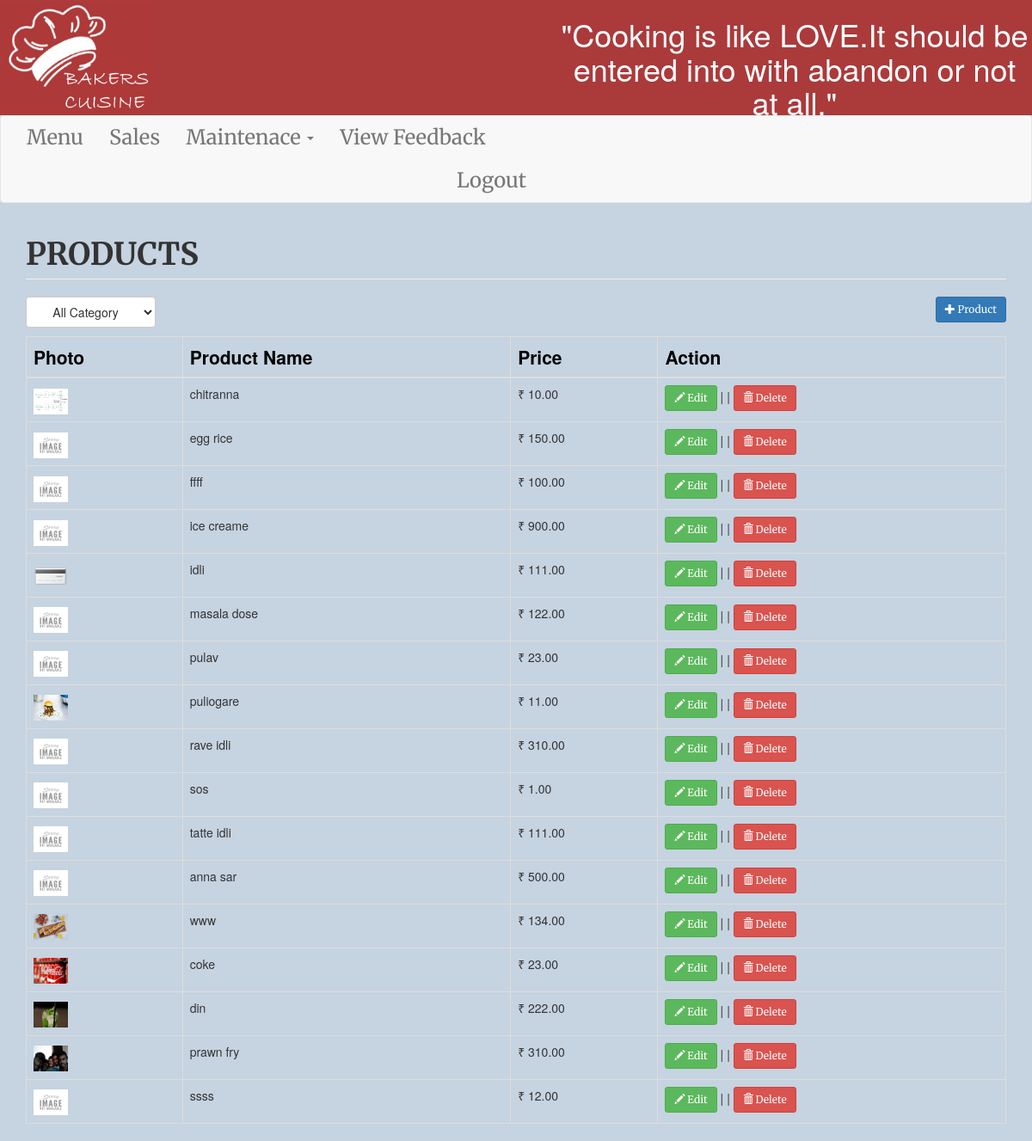
Screenshot of /product.php (signed in) with the database file from the repository.
### tables this page shows
CREATE TABLE `product` (
  `productid` int(11) NOT NULL,
  `categoryid` int(1) NOT NULL,
  `productname` varchar(30) NOT NULL,
  `price` double NOT NULL,
  `photo` varchar(150) NOT NULL
);

### product.php (shortened to what this page needs)
<?php include('header.php');
if(isset($_SESSION['admi'])){ ?>
<body class="ab">
<?php include('navbar.php'); ?>
<div class="container">
	<h1 class="page-header text-left" style="font-family: 'Merriweather', serif;"><b>PRODUCTS</b></h1>
	<div class="row">
		<div class="col-md-12">
			<select id="catList" class="btn btn-default">
			<option value="0">All Category</option>
			</select>
			<a href="#addproduct" data-toggle="modal" class="pull-right btn btn-primary btn-sm"><span class="glyphicon glyphicon-plus"></span> Product</a>
		</div>
	</div>
	<div style="margin-top:10px;">
		<table class="table table-bordered table-hover">
			<thead>
				<th>Photo</th>
				<th>Product Name</th>
				<th>Price</th>
				<th>Action</th>
			</thead>
			<tbody>
				<?php
					$where = "";
					$sql="select * from product left join category on category.categoryid=product.categoryid $where order by product.categoryid asc, productname asc";
					$query=$conn->query($sql);
					while($row=$query->fetch_array()){
						?>
						<tr>
							<td ><a href="<?php if(empty($row['photo'])){echo "upload/noimage.jpg";} else{echo $row['photo'];} ?>"><img src="<?php if(empty($row['photo'])){echo "upload/noimage.jpg";} else{echo $row['photo'];} ?>" height="30px" width="40px"></a></td>
							<td><?php echo $row['productname']; ?></td>
							<td>&#8377; <?php echo number_format($row['price'], 2); ?></td>
							<td>
								<a href="#editproduct<?php echo $row['productid']; ?>" data-toggle="modal" class="btn btn-success btn-sm"><span class="glyphicon glyphicon-pencil"></span> Edit</a> | | <a href="#deleteproduct<?php echo $row['productid']; ?>" data-toggle="modal" class="btn btn-danger btn-sm"><span class=" glyphicon glyphicon-trash"></span> Delete</a>
							</td>
						</tr>
						<?php
					}
				?>
			</tbody>
		</table>
	</div>
</div>
</body>
</html>
<?php }
		else
		{
			header("location:start.php");
		}
		?>

### mysss.css (style rules this page uses)
body { color: red; }
.ab { background-color: rgba(67, 112, 153, 0.301); background-repeat: no-repeat; background-size: cover; }
a { font-family:'Merriweather', serif; font-size: 1.7em; }
th { color:black; font-size: 1.5em; }
body { font-family: 'Merriweather', serif; font-size: 5em; }
h1 { text-align: center; font-family: 'Courgette', cursive; font-size: 4rem; }

### header.php (style rules this page uses)
body { position: relative; }

### rows the page displays
product: photo (picture), productname "chitranna", price "10.00"
product: productname "egg rice", price "150.00"
product: productname "ffff", price "100.00"
product: productname "ice creame", price "900.00"
product: photo (picture), productname "idli", price "111.00"
product: productname "masala dose", price "122.00"
product: productname "pulav", price "23.00"
product: photo (picture), productname "puliogare", price "11.00"
product: productname "rave idli", price "310.00"
product: productname "sos", price "1.00"
product: productname "tatte idli", price "111.00"
product: productname "anna sar", price "500.00"
product: photo (picture), productname "www", price "134.00"
product: photo (picture), productname "coke", price "23.00"
product: photo (picture), productname "din", price "222.00"
product: photo (picture), productname "prawn fry", price "310.00"
product: productname "ssss", price "12.00"
